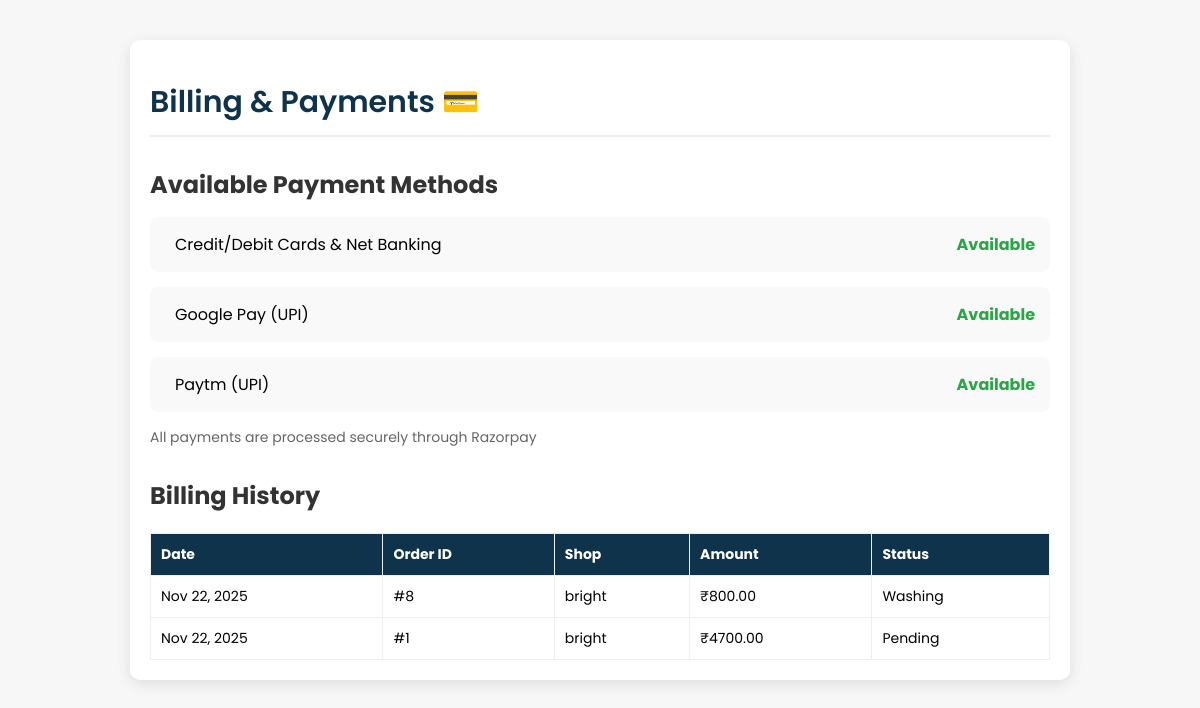
Before: /billing/ (signed in) with the older database file.
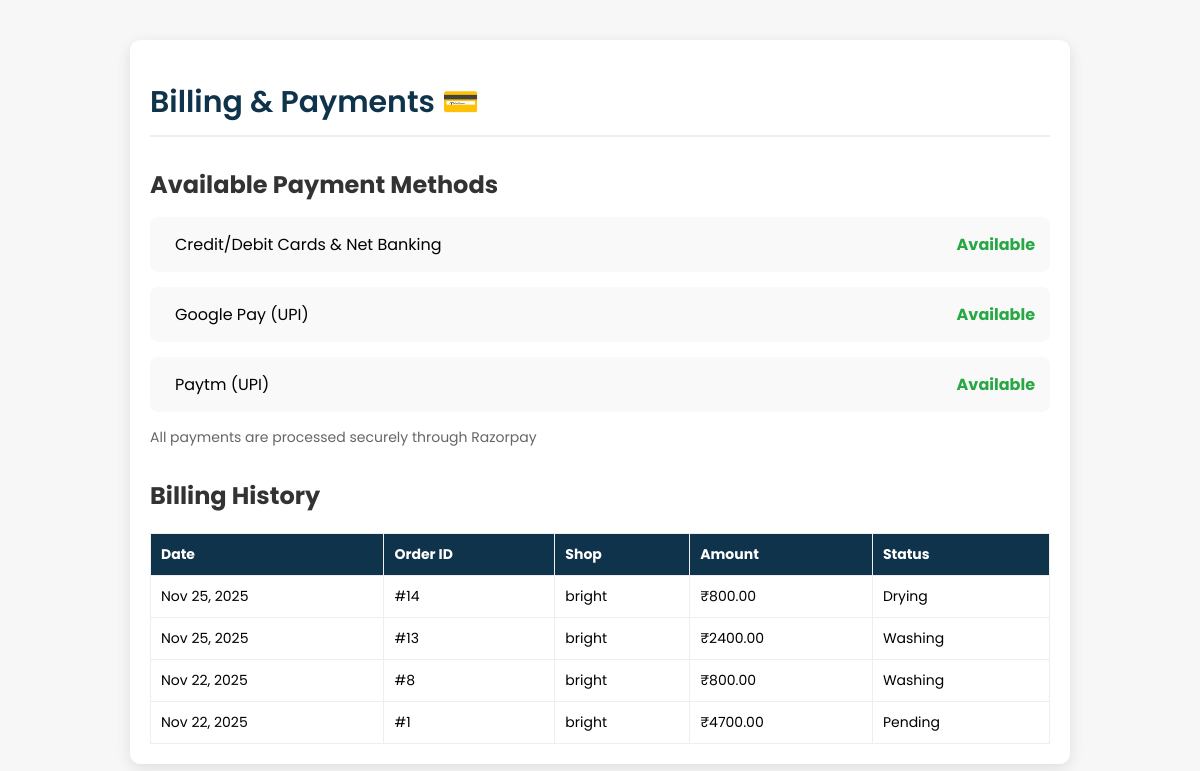
After: the same page with the newer database file.
### shop/models.py (models this page shows, shortened)
class Order(models.Model):
    STATUS_CHOICES = (
        ("Pending", "Pending"),
        ("Washing", "Washing"),
        ("Drying", "Drying"),
        ("Ironing", "Ironing"),
        ("Ready", "Ready for Pickup"),
        ("Completed", "Completed"),
    )
    user = models.ForeignKey(User, on_delete=models.CASCADE)
    shop = models.ForeignKey(LaundryShop, on_delete=models.SET_NULL, null=True)
    branch = models.ForeignKey('Branch', on_delete=models.SET_NULL, null=True, blank=True)
    cloth_status = models.CharField(max_length=20, choices=STATUS_CHOICES, default="Pending")
    amount = models.DecimalField(max_digits=10, decimal_places=2, default=0)
    created_at = models.DateTimeField(auto_now_add=True)
    delivery_name = models.CharField(max_length=255, blank=True, null=True)
    delivery_address = models.TextField(blank=True, null=True)
    delivery_phone = models.CharField(max_length=20, blank=True, null=True)
    special_instructions = models.TextField(blank=True, null=True)
    pickup_date = models.DateTimeField(blank=True, null=True)
    delivery_date = models.DateTimeField(blank=True, null=True)

class LaundryShop(models.Model):
    name = models.CharField(max_length=100, unique=True)
    email = models.EmailField(unique=True)
    password = models.CharField(max_length=128)
    address = models.TextField()
    city = models.CharField(max_length=100, blank=True, null=True)
    latitude = models.CharField(max_length=100, blank=True, null=True)
    longitude = models.CharField(max_length=100, blank=True, null=True)
    is_open = models.BooleanField(default=True)
    is_approved = models.BooleanField(default=False)
    phone = models.CharField(max_length=15)
    image = models.ImageField(upload_to="shops/", blank=True, null=True)
    created_at = models.DateTimeField(auto_now_add=True)

### shop/views.py (the view)
# urls.py: path("billing/", views.billing_payments, name="billing"),
@login_required
def billing_payments(request):
    user_orders = Order.objects.filter(user=request.user).order_by('-created_at')
    return render(request, 'billing.html', {'orders': user_orders})

### shop/templates/billing.html (shortened to what this page needs)
{% load static %}
<!DOCTYPE html>
<html lang="en">
<head>
</head>
<body>
    <div class="page-container">
        <h1 class="page-header">Billing & Payments 💳</h1>
        <div class="payment-section">
            <h2 class="section-title">Available Payment Methods</h2>
            <div class="payment-method-card">
                <div style="display: flex; align-items: center; gap: 10px;">
                    <span>Credit/Debit Cards & Net Banking</span>
                </div>
                <span style="color: #28a745; font-weight: bold;">Available</span>
            </div>
            <div class="payment-method-card">
                <div style="display: flex; align-items: center; gap: 10px;">
                    <span>Google Pay (UPI)</span>
                </div>
                <span style="color: #28a745; font-weight: bold;">Available</span>
            </div>
            <div class="payment-method-card">
                <div style="display: flex; align-items: center; gap: 10px;">
                    <span>Paytm (UPI)</span>
                </div>
                <span style="color: #28a745; font-weight: bold;">Available</span>
            </div>
            <p style="margin-top: 15px; color: #666; font-size: 14px;">
                 All payments are processed securely through Razorpay
            </p>
        </div>
        <div class="billing-history">
            <h2 class="section-title">Billing History</h2>
            {% if orders %}
            <table class="history-table">
                <thead>
                    <tr>
                        <th>Date</th>
                        <th>Order ID</th>
                        <th>Shop</th>
                        <th>Amount</th>
                        <th>Status</th>
                    </tr>
                </thead>
                <tbody>
                    {% for order in orders %}
                    <tr>
                        <td>{{ order.created_at|date:"M d, Y" }}</td>
                        <td>#{{ order.id }}</td>
                        <td>{{ order.shop.name }}</td>
                        <td>₹{{ order.amount }}</td>
                        <td>
                            {% if order.cloth_status == 'Completed' %}
                                Paid
                            {% else %}
                                {{ order.get_cloth_status_display }}
                            {% endif %}
                        </td>
                    </tr>
                    {% endfor %}
                </tbody>
            </table>
            {% else %}
            <p style="text-align: center; color: #666; padding: 20px;">No billing history found.</p>
            {% endif %}
        </div>
    </div>
</body>
</html>

Changed rows visible on the page:
added Order: created_at "Nov 25, 2025", id "14", shop.name "bright", amount "800.00", cloth_status "Drying"
added Order: created_at "Nov 25, 2025", id "13", shop.name "bright", amount "2400.00", cloth_status "Washing"
